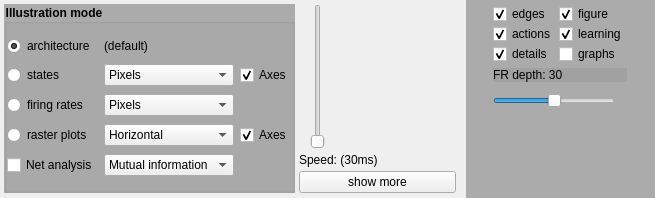
<?xml version="1.0" encoding="UTF-8"?>
<ui version="4.0">
 <class>ControlsWidget</class>
 <widget class="QWidget" name="ControlsWidget">
  <property name="geometry">
   <rect>
    <x>0</x>
    <y>0</y>
    <width>655</width>
    <height>198</height>
   </rect>
  </property>
  <property name="windowTitle">
   <string>Form</string>
  </property>
  <property name="styleSheet">
   <string notr="true">QFrame{
background: rgba(160,160,160,220);
}

QGroupBox{
background: rgba(160,160,160,220);
}
</string>
  </property>
  <widget class="QFrame" name="frame">
   <property name="geometry">
    <rect>
     <x>0</x>
     <y>0</y>
     <width>460</width>
     <height>197</height>
    </rect>
   </property>
   <property name="styleSheet">
    <string notr="true">QFrame{
background: transparent;
}</string>
   </property>
   <property name="frameShape">
    <enum>QFrame::NoFrame</enum>
   </property>
   <property name="frameShadow">
    <enum>QFrame::Raised</enum>
   </property>
   <layout class="QHBoxLayout" name="horizontalLayout_2">
    <property name="spacing">
     <number>4</number>
    </property>
    <property name="leftMargin">
     <number>4</number>
    </property>
    <property name="topMargin">
     <number>4</number>
    </property>
    <property name="rightMargin">
     <number>4</number>
    </property>
    <property name="bottomMargin">
     <number>4</number>
    </property>
    <item>
     <widget class="QGroupBox" name="groupBox">
      <property name="font">
       <font>
        <weight>75</weight>
        <bold>true</bold>
       </font>
      </property>
      <property name="title">
       <string>Illustration mode</string>
      </property>
      <layout class="QGridLayout" name="gridLayout_2">
       <property name="leftMargin">
        <number>0</number>
       </property>
       <property name="topMargin">
        <number>6</number>
       </property>
       <property name="rightMargin">
        <number>0</number>
       </property>
       <property name="bottomMargin">
        <number>6</number>
       </property>
       <property name="verticalSpacing">
        <number>2</number>
       </property>
       <item row="2" column="1">
        <widget class="QComboBox" name="statesType">
         <item>
          <property name="text">
           <string>Pixels</string>
          </property>
         </item>
         <item>
          <property name="text">
           <string>2D plots</string>
          </property>
         </item>
        </widget>
       </item>
       <item row="5" column="0">
        <widget class="QRadioButton" name="modeRasterRadioButton">
         <property name="text">
          <string>raster plots</string>
         </property>
        </widget>
       </item>
       <item row="0" column="0">
        <widget class="QRadioButton" name="modeEditRadioButton">
         <property name="text">
          <string>architecture</string>
         </property>
         <property name="checked">
          <bool>true</bool>
         </property>
        </widget>
       </item>
       <item row="0" column="1">
        <widget class="QLabel" name="label">
         <property name="text">
          <string>(default)</string>
         </property>
        </widget>
       </item>
       <item row="4" column="1">
        <widget class="QComboBox" name="frType">
         <item>
          <property name="text">
           <string>Pixels</string>
          </property>
         </item>
         <item>
          <property name="text">
           <string>2D plots</string>
          </property>
         </item>
        </widget>
       </item>
       <item row="4" column="0">
        <widget class="QRadioButton" name="modeCRadioButton">
         <property name="text">
          <string>firing rates</string>
         </property>
        </widget>
       </item>
       <item row="5" column="1">
        <widget class="QComboBox" name="rOrientation">
         <item>
          <property name="text">
           <string>Horizontal</string>
          </property>
         </item>
         <item>
          <property name="text">
           <string>Vertical</string>
          </property>
         </item>
        </widget>
       </item>
       <item row="2" column="0">
        <widget class="QRadioButton" name="modeStatesRadioButton">
         <property name="text">
          <string>states</string>
         </property>
         <property name="checked">
          <bool>false</bool>
         </property>
        </widget>
       </item>
       <item row="2" column="2">
        <widget class="QCheckBox" name="rAxes_2">
         <property name="text">
          <string>Axes</string>
         </property>
         <property name="checked">
          <bool>true</bool>
         </property>
        </widget>
       </item>
       <item row="5" column="2">
        <widget class="QCheckBox" name="rAxes">
         <property name="text">
          <string>Axes</string>
         </property>
         <property name="checked">
          <bool>true</bool>
         </property>
        </widget>
       </item>
       <item row="6" column="0">
        <widget class="QCheckBox" name="netAnalysischeckBox">
         <property name="text">
          <string>Net analysis</string>
         </property>
        </widget>
       </item>
       <item row="6" column="1">
        <widget class="QComboBox" name="networkMode">
         <item>
          <property name="text">
           <string>Mutual information</string>
          </property>
         </item>
         <item>
          <property name="text">
           <string>Transfer entropy</string>
          </property>
         </item>
        </widget>
       </item>
      </layout>
     </widget>
    </item>
    <item>
     <layout class="QVBoxLayout" name="verticalLayout_2">
      <item>
       <widget class="QSlider" name="speedSlider">
        <property name="minimumSize">
         <size>
          <width>38</width>
          <height>0</height>
         </size>
        </property>
        <property name="maximum">
         <number>1000</number>
        </property>
        <property name="orientation">
         <enum>Qt::Vertical</enum>
        </property>
       </widget>
      </item>
      <item>
       <widget class="QLabel" name="speedLabel">
        <property name="minimumSize">
         <size>
          <width>135</width>
          <height>0</height>
         </size>
        </property>
        <property name="text">
         <string>Speed: (30ms)</string>
        </property>
       </widget>
      </item>
      <item>
       <widget class="QPushButton" name="pushButton">
        <property name="text">
         <string>show more</string>
        </property>
       </widget>
      </item>
     </layout>
    </item>
   </layout>
  </widget>
  <widget class="QFrame" name="moreFrame">
   <property name="geometry">
    <rect>
     <x>466</x>
     <y>0</y>
     <width>189</width>
     <height>198</height>
    </rect>
   </property>
   <property name="frameShape">
    <enum>QFrame::NoFrame</enum>
   </property>
   <property name="frameShadow">
    <enum>QFrame::Raised</enum>
   </property>
   <layout class="QHBoxLayout" name="horizontalLayout_3">
    <property name="spacing">
     <number>4</number>
    </property>
    <property name="leftMargin">
     <number>4</number>
    </property>
    <property name="topMargin">
     <number>4</number>
    </property>
    <property name="rightMargin">
     <number>4</number>
    </property>
    <property name="bottomMargin">
     <number>4</number>
    </property>
    <item>
     <layout class="QVBoxLayout" name="verticalLayout_3">
      <item>
       <layout class="QGridLayout" name="gridLayout_4">
        <property name="horizontalSpacing">
         <number>3</number>
        </property>
        <property name="verticalSpacing">
         <number>0</number>
        </property>
        <item row="0" column="0">
         <widget class="QCheckBox" name="connectionsCheckBox">
          <property name="text">
           <string>edges</string>
          </property>
          <property name="checked">
           <bool>true</bool>
          </property>
         </widget>
        </item>
        <item row="1" column="0">
         <widget class="QCheckBox" name="experimentCheckBox">
          <property name="text">
           <string>actions</string>
          </property>
          <property name="checked">
           <bool>true</bool>
          </property>
         </widget>
        </item>
        <item row="0" column="1">
         <widget class="QCheckBox" name="updateSchemaCheckBox">
          <property name="text">
           <string>figure</string>
          </property>
          <property name="checked">
           <bool>true</bool>
          </property>
         </widget>
        </item>
        <item row="2" column="0">
         <widget class="QCheckBox" name="detailsCheckBox">
          <property name="text">
           <string>details</string>
          </property>
          <property name="checked">
           <bool>true</bool>
          </property>
         </widget>
        </item>
        <item row="2" column="1">
         <widget class="QCheckBox" name="updateGraphs">
          <property name="text">
           <string>graphs</string>
          </property>
          <property name="checked">
           <bool>false</bool>
          </property>
         </widget>
        </item>
        <item row="1" column="1">
         <widget class="QCheckBox" name="learningCheckBox">
          <property name="text">
           <string>learning</string>
          </property>
          <property name="checked">
           <bool>true</bool>
          </property>
         </widget>
        </item>
       </layout>
      </item>
      <item>
       <widget class="QLabel" name="firingRateLabel">
        <property name="text">
         <string>FR depth: 30</string>
        </property>
       </widget>
      </item>
      <item>
       <widget class="QSlider" name="firingRateSlider">
        <property name="minimumSize">
         <size>
          <width>0</width>
          <height>29</height>
         </size>
        </property>
        <property name="maximumSize">
         <size>
          <width>122</width>
          <height>29</height>
         </size>
        </property>
        <property name="minimum">
         <number>1</number>
        </property>
        <property name="maximum">
         <number>99</number>
        </property>
        <property name="value">
         <number>50</number>
        </property>
        <property name="orientation">
         <enum>Qt::Horizontal</enum>
        </property>
       </widget>
      </item>
      <item>
       <spacer name="verticalSpacer">
        <property name="orientation">
         <enum>Qt::Vertical</enum>
        </property>
        <property name="sizeHint" stdset="0">
         <size>
          <width>20</width>
          <height>40</height>
         </size>
        </property>
       </spacer>
      </item>
     </layout>
    </item>
   </layout>
  </widget>
 </widget>
 <resources/>
 <connections/>
</ui>
